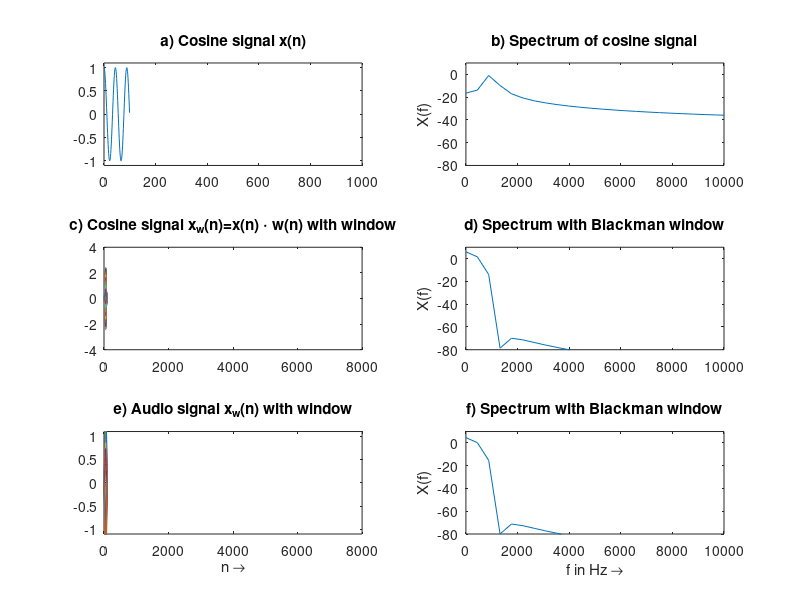

This figure's MATLAB source:
N = 100; % Length of signal
FS = 44100; % Sampling frequency
x = cos(2*pi*1000*(0:1:N-1)/FS);
figure(2)
W = blackman(N);
W = N*W/sum(W); % scaling of window
f = ((0:N/2-1)/N)*FS;

xw = x.*W;
subplot(3,2,1);
plot(0:N-1, x);
axis([0 1000 -1.1 1.1]);
title('a) Cosine signal x(n)');
subplot(3,2,3);
plot(0:N-1, xw);
axis([0 8000 -4 4]);
title('c) Cosine signal x_w(n)=x(n) \cdot w(n) with window');

X = 20*log10(abs(fft(x,N))/(N/2));
subplot(3,2,2);
plot(f, X(1:N/2));
axis([0 10000 -80 10]);
ylabel('X(f)');
title('b) Spectrum of cosine signal');

Xw = 20*log10(abs(fft(xw)) / (N/2));
subplot(3,2,4);
plot(f, Xw(1:N/2));
axis([0 10000 -80 10]);
ylabel('X(f)');
title('d) Spectrum with Blackman window');

u1 = randn(1, N); % Generating random noise signal for demonstration
s = u1(1:N).*W;
subplot(3,2,5);
plot(0:N-1, s);
axis([0 8000 -1.1 1.1]);
xlabel('n \rightarrow');
title('e) Audio signal x_w(n) with window');

Sw = 20*log10(abs(fft(s,N))/(N/2));
subplot(3,2,6);
plot(f, Sw(1:N/2));
axis([0 10000 -80 10]);
ylabel('X(f)');
title('f) Spectrum with Blackman window');
xlabel('f in Hz \rightarrow');
